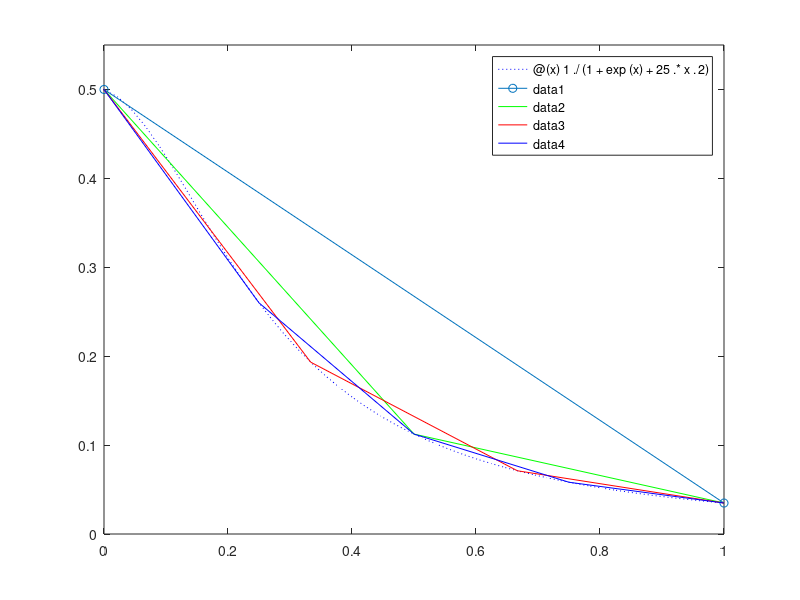

MATLAB code to generate this figure:
%Jack Weissenberger February 2018
%Cubic Splines

f = @(x) 1./(1+exp(x)+25.*x.^2);
fplot(f,'b:');
xlim([0 1])
ylim([0 0.55])
hold on
n = 3;
plotStyle = {'o-','g-','r-', 'b-'};
i = 1;
while n <10
    X = linspace(-1,1,n);
    Y = f(X);
    YY = spline(X, Y, X);
    plot(X, YY, plotStyle{i});
    n = n+2;
    i  = i +1;
end
hold off